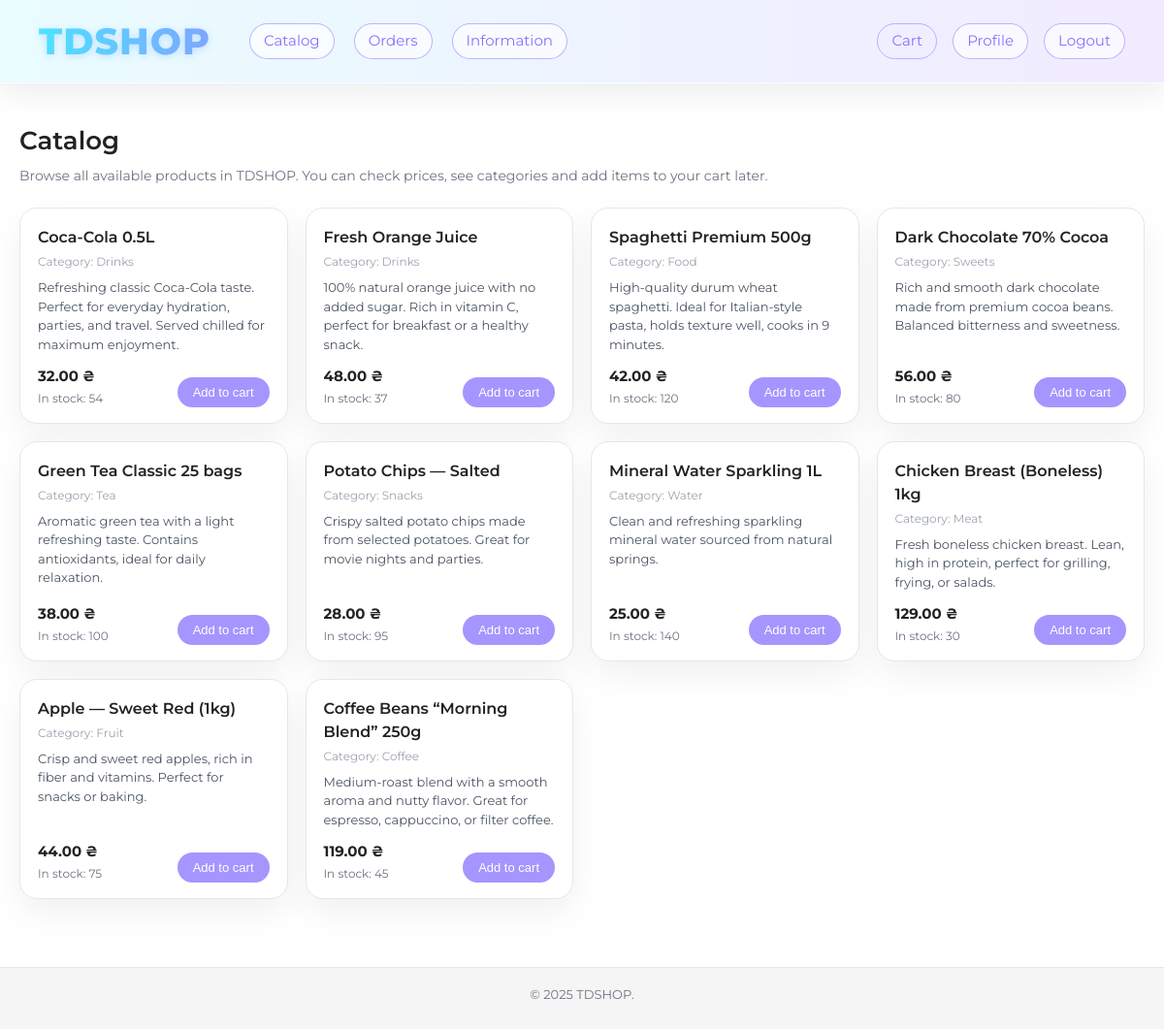
/catalog/ (signed in), run on the app's committed database.
### main/models.py (models this page shows, shortened)
class Product(models.Model):
    name = models.CharField(max_length=100)
    price = models.DecimalField(max_digits=10, decimal_places=2)
    category = models.CharField(max_length=50)
    description = models.TextField()
    count = models.IntegerField()

### main/views.py (the view, shortened to what this page needs)
# urls.py: path('catalog/', CatalogView.as_view(), name='catalog'),
class CatalogView(View):
    def get(self, request):
        all_products = Product.objects.all()
        return render(request, 'catalog.html', {
            "all_products": all_products
        })

### main/templates/catalog.html (shortened to what this page needs)
{% extends "base.html" %}
{% load static %}
{% block extra_css %}
    <link rel="stylesheet" href="{% static 'catalog.css' %}">
{% endblock %}
{% block content %}
<main class="catalog-page">
    <section class="catalog-header">
        <div>
            <h1 class="catalog-title">Catalog</h1>
            <p class="catalog-subtitle">
                Browse all available products in TDSHOP. You can check prices,
                see categories and add items to your cart later.
            </p>
        </div>
    </section>
    {% if all_products %}
        <section class="catalog-grid">
            <div class="product-grid">
                {% for product in all_products %}
                    <article class="product-card">
                        <div class="product-body">
                            <h2 class="product-title">{{ product.name }}</h2>
                            <p class="product-category">
                                Category: {{ product.category }}
                            </p>
                            <p class="product-description">
                                {{ product.description }}
                            </p>
                        </div>
                        <div class="product-footer">
                            <div class="product-meta">
                                <span class="product-price">{{ product.price }} ₴</span>
                                <span class="product-stock">
                                    In stock: {{ product.count }}
                                </span>
                            </div>
                            <form method="post" action="{% url 'add_to_cart' product.id %}">
                                <button type="submit" class="product-btn">
                                    Add to cart
                                </button>
                            </form>
                        </div>
                    </article>
                {% endfor %}
            </div>
        </section>
    {% else %}
        <p class="catalog-empty">
            There are no products in the catalog yet.
        </p>
    {% endif %}
</main>
{% endblock %}

### static/base.css (style rules this page uses)
body { margin: 0; font-family: 'Montserrat', sans-serif; background: #ffffff; color: #222222; line-height: 1.5; }

### static/catalog.css (style rules this page uses)
.catalog-page { max-width: 1180px; margin: 40px auto 70px; padding: 0 20px; font-family: 'Montserrat', sans-serif; }
.catalog-header { margin-bottom: 22px; }
.catalog-title { font-size: 26px; font-weight: 600; margin: 0 0 6px 0; }
.catalog-subtitle { font-size: 14px; color: #6b7280; margin: 0; }
.catalog-grid { margin-top: 10px; }
.product-grid { display: grid; grid-template-columns: repeat(auto-fit, minmax(260px, 1fr)); gap: 18px; }
.product-card { background: #ffffff; border-radius: 18px; padding: 18px 18px 16px; border: 1px solid #e5e7eb; box-shadow: 0 14px 35px rgba(15, 23, 42, 0.06); display: flex; flex-direction: column; justify-content: space-between; transition: transform 0.15s ease, box-shadow 0.15s ease; }
.product-body { margin-bottom: 12px; }
.product-title { font-size: 16px; font-weight: 600; margin: 0 0 4px 0; }
.product-category { font-size: 12px; color: #9ca3af; margin: 0 0 8px 0; }
.product-description { font-size: 13px; color: #4b5563; margin: 0; }
.product-footer { display: flex; align-items: flex-end; justify-content: space-between; gap: 8px; }
.product-meta { display: flex; flex-direction: column; gap: 2px; }
.product-price { font-size: 15px; font-weight: 700; }
.product-stock { font-size: 12px; color: #6b7280; }
.product-btn { padding: 8px 16px; border-radius: 999px; border: none; background: #a595ff; color: #ffffff; font-size: 13px; font-weight: 500; cursor: pointer; white-space: nowrap; }

### data on the page
Product: name "Coca-Cola 0.5L", category "Drinks", description "Refreshing classic Coca-Cola taste. Perfect for everyday hydration, parties, and travel. Served chilled for maximum enjoyment.", price "32.00", count "54"
Product: name "Fresh Orange Juice", category "Drinks", description "100% natural orange juice with no added sugar. Rich in vitamin C, perfect for breakfast or a healthy snack.", price "48.00", count "37"
Product: name "Spaghetti Premium 500g", category "Food", description "High-quality durum wheat spaghetti. Ideal for Italian-style pasta, holds texture well, cooks in 9 minutes.", price "42.00", count "120"
Product: name "Dark Chocolate 70% Cocoa", category "Sweets", description "Rich and smooth dark chocolate made from premium cocoa beans. Balanced bitterness and sweetness.", price "56.00", count "80"
Product: name "Green Tea Classic 25 bags", category "Tea", description "Aromatic green tea with a light refreshing taste. Contains antioxidants, ideal for daily relaxation.", price "38.00", count "100"
Product: name "Potato Chips — Salted", category "Snacks", description "Crispy salted potato chips made from selected potatoes. Great for movie nights and parties.", price "28.00", count "95"
Product: name "Mineral Water Sparkling 1L", category "Water", description "Clean and refreshing sparkling mineral water sourced from natural springs.", price "25.00", count "140"
Product: name "Chicken Breast (Boneless) 1kg", category "Meat", description "Fresh boneless chicken breast. Lean, high in protein, perfect for grilling, frying, or salads.", price "129.00", count "30"
Product: name "Apple — Sweet Red (1kg)", category "Fruit", description "Crisp and sweet red apples, rich in fiber and vitamins. Perfect for snacks or baking.", price "44.00", count "75"
Product: name "Coffee Beans “Morning Blend” 250g", category "Coffee", description "Medium-roast blend with a smooth aroma and nutty flavor. Great for espresso, cappuccino, or filter coffee.", price "119.00", count "45"
